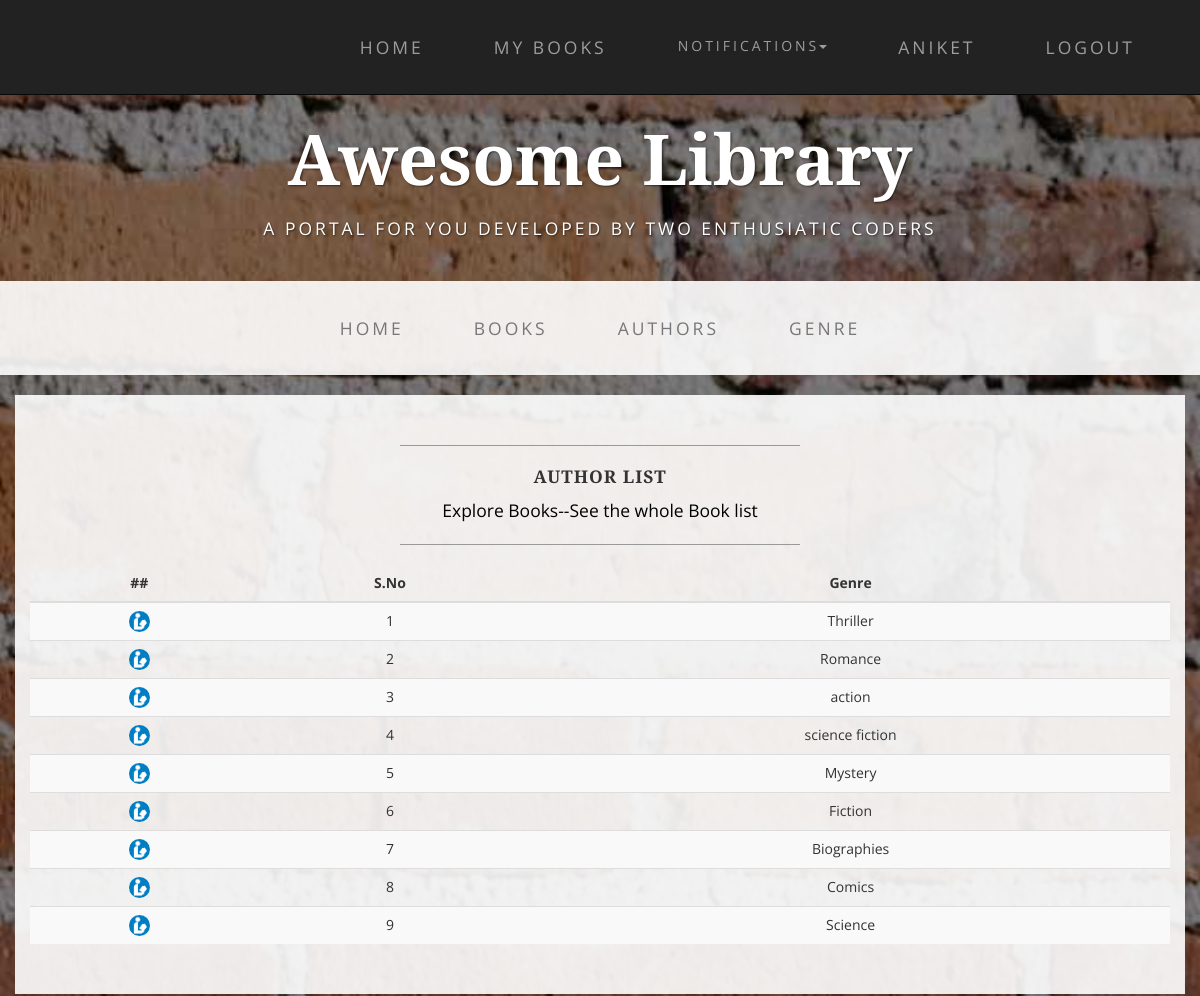
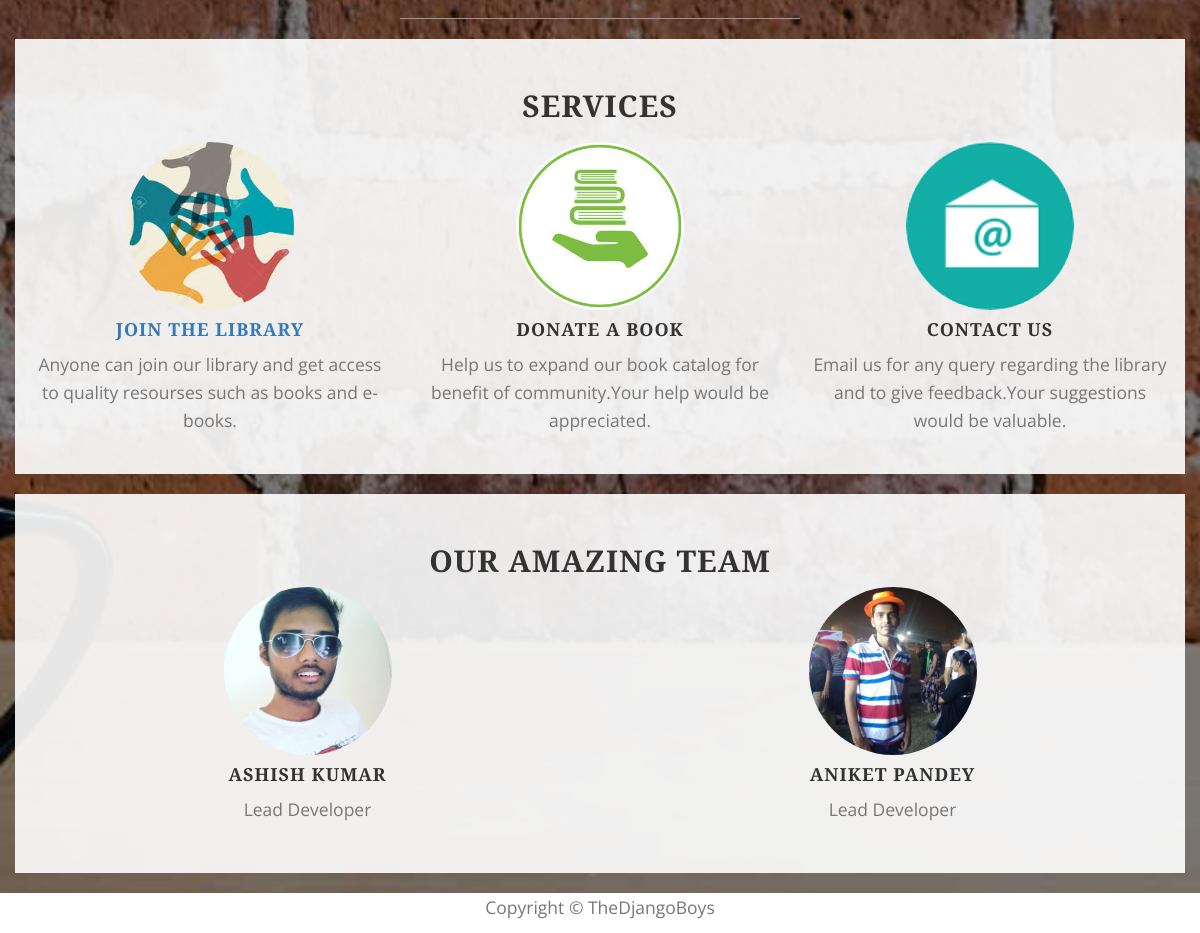
/lib/genre/ (signed in), run on the app's committed database (2 pictures, top to bottom).
### mylib/models.py (models this page shows, shortened)
class Genre(models.Model):
    name = models.CharField(max_length=50)

### mylib/views.py (the view)
@login_required
def genre(request):
    genre = Genre.objects.all()
    return render(request, 'genre.html', context={'genre': genre})

### mylib/global_context.py (called while the page is built)
def notice_context(request):
    if request.user.is_authenticated:
        que= Notification.objects.filter(user=request.user)
        re_note = que.values_list('notice', flat=True)
        note=re_note[::-1]
        if note:
            if len(note)>5:
                notice=note[:5]
            else:
                notice=note
        else:
            notice=['Request Book issue for notifications',]
    else:
        notice = ['Request Book issue for notifications',]
        note=['please login']
    return {'notice':notice,'note':note}

### mylib/templates/genre.html (shortened to what this page needs)
{% extends "index.html" %}
{% load staticfiles %}
{% block content %}
<div class="container box ">
    <div class="row">
        <div class="col-lg-12">
            <hr>
            <h2 class="intro-text text-center">
                <strong>Author List</strong>
            </h2 >
            <a href="{% url 'books' %}"><p class="text-center"> Explore Books--See the whole Book list</p></a>
            <hr>
            <table class="table table-striped">
                <thead class="thead-inverse">
                <tr>
                    <th class="text-center">##</th>
                    <th class="text-center">S.No</th>
                    <th class="text-center">Genre</th>
                </tr>
                </thead>
                <tbody>
                {% for genre in genre %}
                <tr>
                    <th scope="row"><img src="{% static 'mylib/img/team/lib.jpg' %}" class="img-responsive img-circle center-block" alt="" align="middle" style="width:1.5em;height:1.5em;"></th>
                    <td class="text-center">{{genre.id}}</td>
                    <td  class="text-center">{{genre.name}}</td>
                </tr>
                {% endfor %}
                </tbody>
            </table>
        </div>
    </div>
</div>
{% endblock content %}

### mylib/templates/index.html (shortened to what this page needs)
<!DOCTYPE html>
<html lang="en">
{% load staticfiles %}
<head>
    <link href="{% static 'mylib/css/bootstrap.min.css' %}" rel="stylesheet">
    <link href="{% static 'mylib/css/business-casual.css' %}" rel="stylesheet">
</head>
<body>
    <nav id="mainNav" class="navbar navbar-inverse navbar-custom navbar-fixed-top">
        <div class="container">
            <div class="collapse navbar-collapse" id="bs-example-navbar-collapse-1">
                 <ul class="nav navbar-nav navbar-right">
                    <li>
                        <a href="{% url 'index' %}">Home</a>
                    </li>
                    {% if user.is_authenticated %}
                    <li><a href="{% url 'my_books' %}">My Books</a></li>
                     <li class="dropdown">
                         <a class="btn btn-link dropdown-toggle" data-toggle="dropdown"type="button">Notifications<span class="caret"></span></a>
                     </li>
                    {% endif %}
                    {% if user.is_authenticated %}
                    <li><a href="#">{{user.get_username}}</a></li>
                    <li><a href="{% url 'logout' %}?next={{request.path}}">Logout</a></li>
                    {% else %}
                    <li><a href="{% url 'login' %}?next={{request.path}}">Login</a></li>
                     <li><a href="{% url 'sign_in' %}?next={{request.path}}">Sign-in</a></li>
                    {% endif %}
                </ul>
            </div>
        </div>
    </nav>
    <div class="brand main">Awesome Library</div>
    <div class="address-bar">A PORTAL FOR YOU DEVELOPED BY TWO ENTHUSIATIC CODERS</div>
    <nav class="navbar navbar-default" role="navigation">
        <div class="container">
            <div class="collapse navbar-collapse" id="bs-example-navbar-collapse-1">
                <ul class="nav navbar-nav">
                    <li>
                        <a href="{% url 'index' %}">Home</a>
                    </li>
                    <li>
                        <a href="{% url 'books' %}">Books</a>
                    </li>
                    <li>
                        <a href="{% url 'authors' %}">Authors</a>
                    </li>
                    <li>
                        <a href="{% url 'genre' %}">Genre</a>
                    </li>
                </ul>
            </div>
        </div>
    </nav>
    {% block content  %}{% endblock %}
    <hr>
    <section id="services">
        <div class="container box ">
            <div class="row ">
                <div class="col-lg-12 text-center">
                    <h2 class="section-heading">Services</h2>
                </div>
            </div>
            <div class="row text-center">
                <div class="col-md-4">
                    <span>
                        <img src={% static "mylib/img/service/1.jpg" %}   class="img-responsive img-circle center-block" style="width:12em;height:12em" alt="" align="middle">
                    </span>
                    <h4 class="service-heading"><a href="{% url 'sign_in' %}">Join The Library</a></h4>
                    <p class="text-muted">Anyone can join our library and get access to quality resourses such as books and e-books.</p>
                </div>
                <div class="col-md-4">
                    <span>
                        <img src={% static "mylib/img/service/2.jpg" %}   class="img-responsive img-circle center-block" style="width:12em;height:12em" alt="" align="middle">
                    </span>
                    <h4 class="service-heading">Donate a Book</h4>
                    <p class="text-muted">Help us to expand our book catalog for benefit of community.Your help would be appreciated. </p>
                </div>
                <div class="col-md-4">
                    <span>
                        <img src={% static "mylib/img/service/3.png" %}   class="img-responsive img-circle  center-block" style="width:12em;height:12em" alt="" align="middle">
                    </span>
                    <h4 class="service-heading">Contact Us</h4>
                    <p class="text-muted">Email us for any query regarding the library and to give feedback.Your suggestions would be valuable.</p>
                </div>
            </div>
        </div>
        </section>
    <section id="team" class="bg-light-gray">
        <div class="container box">
            <div class="row">
                <div class="col-lg-12 text-center">
                    <h2 class="section-heading">Our Amazing Team</h2>
                </div>
            </div>
            <div class="row">
                <div class="col-sm-6">
                    <div class="team-member text-center">
                        <img src={% static "mylib/img/team/1.jpg" %}   class="img-responsive img-circle center-block" style="width:12em;height:12em" alt="" align="middle">
                        <h4>Ashish Kumar</h4>
                        <p class="text-muted">Lead Developer</p>
                    </div>
                </div>
                <div class="col-sm-6 text-center">
                    <div class="team-member">
                        <img src="{% static "mylib/img/team/2.jpg" %}" class="img-responsive img-circle center-block"  style="width:12em;height:12em" alt="">
                        <h4>Aniket Pandey</h4>
                        <p class="text-muted">Lead Developer</p>
                    </div>
                </div>
            </div>
            <div class="row">
                <div class="col-lg-8 col-lg-offset-2 text-center">
                </div>
            </div>
        </div>
    </section>
    <div class="col-lg-12 text-center " style="background:white;height:40px">
        <p class="text-muted">Copyright &copy; TheDjangoBoys</p>
    </div>
</body>
</html>

### mylib/templates/index.html (style rules this page uses)
#mainNav { background-color:light; }
.main { margin-top:80px; }

### data on the page
Genre: id "1", name "Thriller"
Genre: id "2", name "Romance"
Genre: id "3", name "action"
Genre: id "4", name "science fiction"
Genre: id "5", name "Mystery"
Genre: id "6", name "Fiction"
Genre: id "7", name "Biographies"
Genre: id "8", name "Comics"
Genre: id "9", name "Science"

### other printed values
{{ user.get_username }} "ANIKET"
